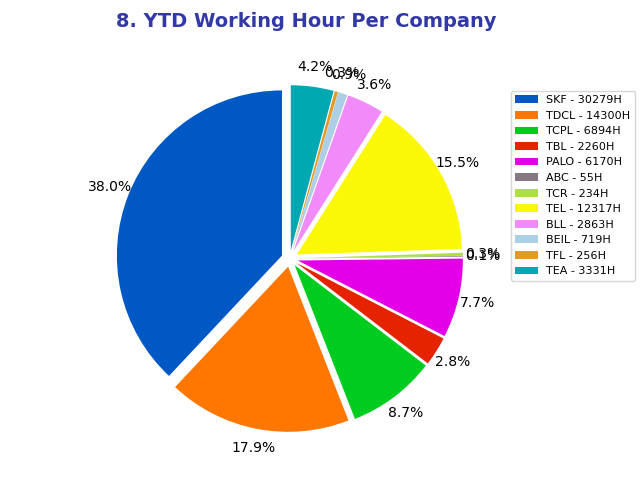

Reproduce this figure in Python.
import matplotlib.pyplot as plt
import pandas as pd
import numpy as np
import sys
import pyodbc as db
import openpyxl
import xlrd
import os
import smtplib
from datetime import datetime
from email import encoders
from email.mime.base import MIMEBase
from email.mime.image import MIMEImage
from email.mime.multipart import MIMEMultipart
from email.mime.text import MIMEText
from datetime import datetime
import pytz
import matplotlib.patches as patches
import pyodbc as db
import xlrd
from PIL import Image
import calendar
import sys

connection = db.connect('DRIVER={SQL Server};'
                        'SERVER=;'                     # Provide server
                        'DATABASE=;'                   # provide database 
                        'UID=;PWD=')                   # provide username and password
cursor = connection.cursor()
dirpath = os.path.dirname(os.path.realpath(__file__))


last_day_chart_df = pd.read_sql_query("""select top 12 (lTRIM(Atask.workfor_name)) as company, ISNULL(sum(Btask.Total),0) as work_hour from
(select  distinct ltrim(workfor_name) as workfor_name ,
case
when  workfor_name = 'SKF' then 'a'
  when  workfor_name = 'TDCL' then 'b'
 when  workfor_name = 'TCPL' then 'c'
  when  workfor_name = 'TBL' then 'd'
   when  workfor_name = 'PALO' then 'e'
 when  workfor_name = 'ABC' then 'f'
  when  workfor_name = 'TCR' then 'g'
  when  workfor_name = 'TEL' then 'h'
  when  workfor_name = 'BLL' then 'i'
  when  workfor_name = 'BEIL' then 'j'
  when  workfor_name = 'TFL' then 'K'
  when  workfor_name = 'TEA' then 'l'
else 'm'  end as sqnc
from tasks
where workfor_name <>''
) as Atask
left join
(select workfor_name,
sum((DATEDIFF(second, start_time, end_time))/3600) as Total
from tasks
where YEAR(task_date)  =  YEAR(CONVERT(varchar(10), getdate()-1,126))
group by workfor_name) as Btask
on ltrim(Atask.workfor_name) = ltrim(Btask.workfor_name)
group by Atask.workfor_name,Atask.sqnc
order by sqnc asc""", connection)

# Pie chart, where the slices will be ordered and plotted counter-clockwise:
labels = last_day_chart_df['company'].values.tolist()
sizes = last_day_chart_df['work_hour'].values.tolist()

for i in range(0, len(sizes)):
    sizes[i] = int(sizes[i])
#print(labels)
#print(sizes)
#sys.exit()
#fig, ax = plt.subplots(figsize=(16,9), subplot_kw=dict(aspect="equal"))

x = np.char.array(labels)
y = np.array(sizes)
explode=(.05,.05,.05,.05,.05,.05,.05,.05,.05,.05,.05,.05)
# colors = ['yellowgreen','red','gold','lightskyblue','white','lightcoral','blue','pink', 'darkgreen','yellow','grey','violet','magenta','cyan']
#porcent = 100.*y/y.sum()
colors = ['#0058c4','#ff7700','#00cc1f','#e62300','#e300e6','#857783','#abdf42','#fbf807', '#f08bf9','#adcfe6','#e59823','#00a9b1']

wedges,patches, texts = plt.pie(y, explode=explode, autopct='%.1f%%',pctdistance=1.12, shadow=False, startangle=90, radius=1,rotatelabels=True,labeldistance=1,colors=colors)
#labels = ['{0} - {1:1.1f} %'.format(i,j) for i,j in zip(x, porcent)]
labels = ['{0} - {1:1.0f}H'.format(i,j) for i,j in zip(x, sizes)]
#print(labels)
#sys.exit()
sort_legend = False
if sort_legend:
    patches, labels, dummy =  zip(*sorted(zip(patches, labels, y),
                                          key=lambda x: x[2],
                                          reverse=True))

# plt.legend( labels, loc='right center', bbox_to_anchor=(1,.92),
#            fontsize=8)
plt.legend( labels, loc='upper right', bbox_to_anchor=(1.35,.92),
           fontsize=8)
plt.text(0.1, 1.4, '8. YTD Working Hour Per Company', ha='center',color='#3238a8', fontsize=14, fontweight='bold')
#plt.title('Working Hour Percentage Per Company',fontsize='14',color='white', fontweight='bold',backgroundcolor='#6a9aba')
plt.tight_layout()

#plt.show()
plt.savefig('ytd_company_wise_hour.png')
plt.close()
print('8. YTD Working Hour Per Company generated')

